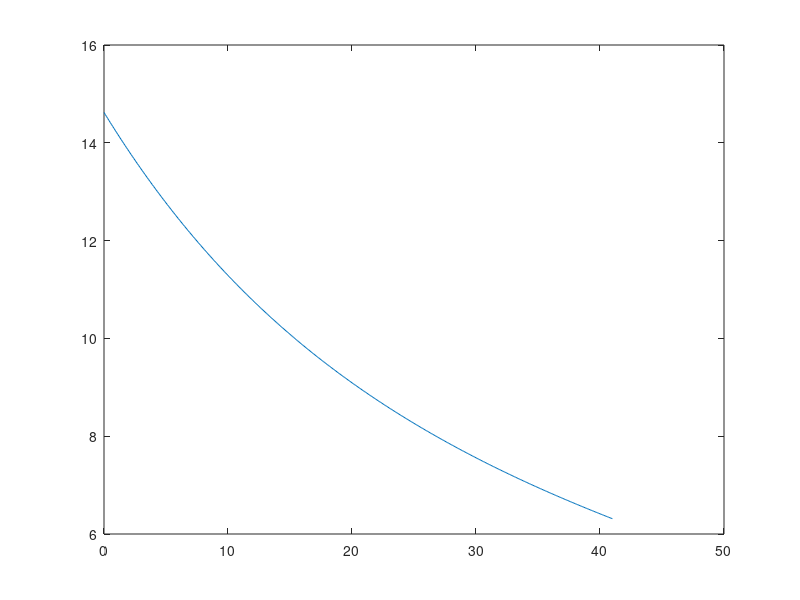

This chart was generated by the following MATLAB code:
T=[ 0 8 16 24 32 40];
o=[ 14.621 11.843 9.870 8.418 7.305 6.413];
Tn = 0:0.1:41;
p = polyfit(T, o, 5);
v = polyval(p, 27);
y = polyval(p, Tn);
display(v);
plot(Tn, y);